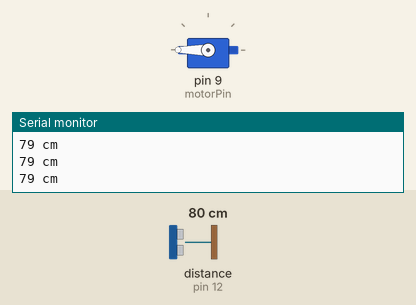
Simulated run of this sketch. Board: Arduino Uno, built with avr-gcc and run on an emulated ATmega328P. Shown: servo, the last lines printed to the serial monitor. Wiring (inferred from the names in the program): ultrasonic range finder: trigger pin 11; echo pin 12. Inputs (shaded band) come from the test bench; at power-on: distance to the obstacle (sensor on pin 12) 80 cm. The echo pulse lasts 58.3 µs per cm.

Above: at 1.2 s.
1.3 s: distance to the obstacle (sensor on pin 12) set to 44 cm
2.8 s: distance to the obstacle (sensor on pin 12) set to 40 cm
At 3.04 s:
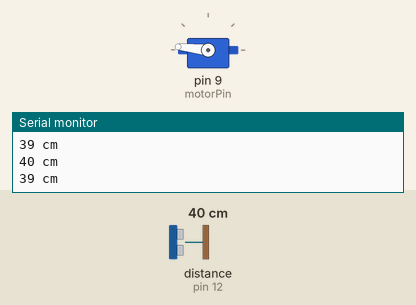
5.8 s: distance to the obstacle (sensor on pin 12) set to 2 cm
At 6.4 s:
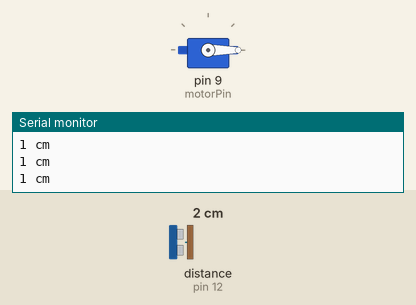
7.3 s: distance to the obstacle (sensor on pin 12) set to 35 cm
At 7.54 s:
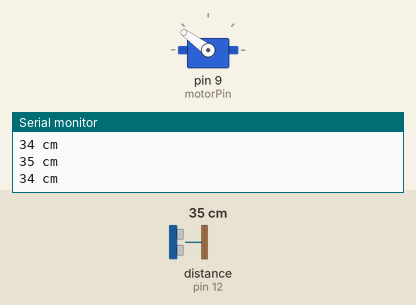
10.3 s: distance to the obstacle (sensor on pin 12) set to 18 cm
13.3 s: distance to the obstacle (sensor on pin 12) set to 4 cm
Timing chart, 0 to 15.8 s (numbered marks = the images above; inputs shaded):
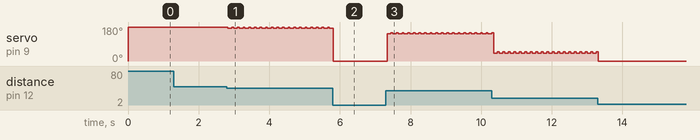

The sketch:

adv_2-2.ino
```cpp
#include <Servo.h>
Servo myservo;
int trigPin = 11;    // 超音波感測器 Trig腳接 Arduino pin 11
int echoPin = 12;    //超音波感測器 Echo 腳接 Arduino pin 12
int motorPin = 9;  //馬達 + 腳接 Arduino pin 9
long duration, cm ;  //宣告計算距離時，需要用到的兩個實數

void setup()
{
  myservo.attach(9); //馬達接角
  myservo.write(0); //角度
  Serial.begin(9600);
  pinMode(trigPin, OUTPUT);      //Arduino 對外啟動距離感測器Trig腳，射出超音波
  pinMode(echoPin, INPUT);       //超音波被障礙物反射後，Arduino讀取感測器Echo腳的時間差
  pinMode(motorPin, OUTPUT);   //Arduino對馬達作用
}

void loop() {

  //程式計算出距離值 cm
  digitalWrite(trigPin, LOW);
  delayMicroseconds(5);
  digitalWrite(trigPin, HIGH);
  delayMicroseconds(10);
  digitalWrite(trigPin, LOW);
  pinMode(echoPin, INPUT);
  duration = pulseIn(echoPin, HIGH);
  cm = (duration/2) / 29.1;

  Serial.print(cm);     //印出距離值 cm 在序列埠監控顯示器 單位公分
  Serial.println(" cm");

  if (cm > 0) {
    cm = constrain(cm, 10, 40);
    int angle = map(cm, 10, 40, 0, 180); // 將 cm (10~40) 映射為角度 (0~180)
    myservo.write(angle);                 // 直接寫入計算好的角度

    delay(50);
  }

}
```

Measured:
- the behaviour switches between 41 and 40 cm on distance to the obstacle (sensor on pin 12) (found by bisection; images 0 and 1)
- after the input at 2.8 s, servo on pin 9 (motorPin): alternates 180° for 0.05 s and 174° for 0.11 s, starting at once
- after the input at 7.3 s, servo on pin 9 (motorPin): alternates 150° for 0.05 s and 144° for 0.11 s, starting at once
